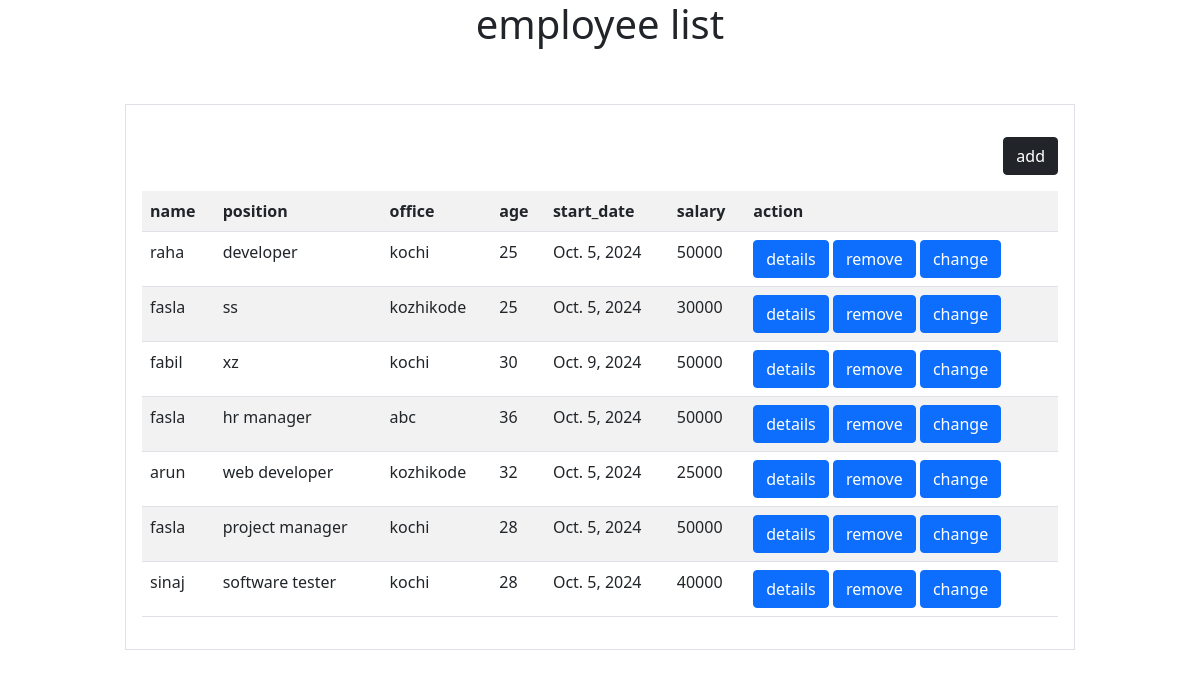
Screenshot of /employee/list/ with the database file from the repository.
### myapp/models.py (models this page shows)
class Employee(models.Model):
    name=models.CharField(max_length=200)
    position=models.CharField(max_length=200)
    office=models.CharField(max_length=200)
    age=models.IntegerField()
    start_date=models.DateField()
    salary=models.IntegerField()

### myapp/views.py (the view)
# urls.py: path('employee/list/',views.EmployeeListView.as_view(),name="employee_list"),
class EmployeeListView(View):
    def get(self,request,*args,**kwargs):
        qs=Employee.objects.all()
        return render(request,"employee_list.html",{"employee":qs})

### myapp/templates/employee_list.html (shortened to what this page needs)
<!DOCTYPE html>
<html lang="en">
<head>
    <link href="https://cdn.jsdelivr.net/npm/bootstrap@5.0.2/dist/css/bootstrap.min.css" rel="stylesheet">
</head>
<body>
    <h1 class="text-center">employee list</h1>
   <div class="container">
    <div class="row mt-5">
        <div class="col-1"></div>
        <div class="col-10 border p-3">
            <div class="w-100 d-flex justify-content-end my-3">
               <a href="{%url 'employee_add'%}" class="btn btn-dark">add</a>
            </div>
            <table class="table table-striped">
                <tr >
                    <th >name</th>
                    <th>position</th>
                    <th>office</th>
                    <th>age</th>
                    <th>start_date</th>
                    <th>salary</th>
                    <th>action</th>
                </tr>
                {%for m in employee%}
                <tr>
                    <td>{{m.name}}</td>
                    <td>{{m.position}}</td>
                    <td>{{m.office}}</td>
                    <td>{{m.age}}</td>
                    <td>{{m.start_date}}</td>
                    <td>{{m.salary}}</td>
                    <td>
                        <a href="{%url 'employee-details' m.id%}" class="btn btn-primary">details</a>
                        <a href="{%url 'employee-delete' m.id%}"  class="btn btn-primary">remove</a>
                        <a href="{%url 'employee-update' m.id%}"  class="btn btn-primary">change</a>
                    </td>
                </tr>
                {%endfor%}
            </table>
        </div>
        <div class="col-1"></div>
    </div>
   </div>
</body>
</html>

### rows the page displays
Employee: name "raha", position "developer", office "kochi", age "25", start_date "Oct. 5, 2024", salary "50000"
Employee: name "fasla", position "ss", office "kozhikode", age "25", start_date "Oct. 5, 2024", salary "30000"
Employee: name "fabil", position "xz", office "kochi", age "30", start_date "Oct. 9, 2024", salary "50000"
Employee: name "fasla", position "hr manager", office "abc", age "36", start_date "Oct. 5, 2024", salary "50000"
Employee: name "arun", position "web developer", office "kozhikode", age "32", start_date "Oct. 5, 2024", salary "25000"
Employee: name "fasla", position "project manager", office "kochi", age "28", start_date "Oct. 5, 2024", salary "50000"
Employee: name "sinaj", position "software tester", office "kochi", age "28", start_date "Oct. 5, 2024", salary "40000"
